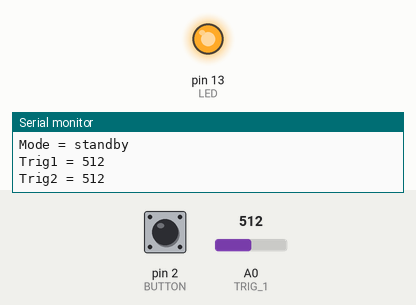
Simulated run of this sketch. Board: Arduino Uno, built with avr-gcc and run on an emulated ATmega328P. Shown: output pins drawn as LEDs (lit = HIGH), the last lines printed to the serial monitor. The test bench sets the inputs (shaded band); at power-on: pin 2 (BUTTON) LOW, A0 (TRIG_1) = 512.

Above: at 0.1 s.
At 1.1 s:
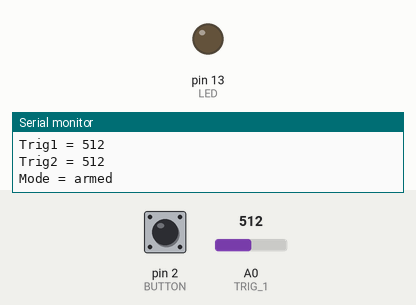
Timing chart, 0 to 2.6 s (numbered marks = the images above):
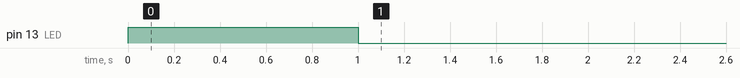

Measured:
- by itself, pin 13 (LED): LOW → HIGH at 0.00 s, → LOW 1.0 s later

The sketch:

VelocityTest.ino
```cpp
// Pin numbers
// Inputs
#define BUTTON 2 // #define works as shown, there is no = or ; in it.
#define TRIG_1 A0
#define TRIG_2 A1
// Outputs
#define LED 13
#define IR1 7
#define IR2 8
#define CAM 10


// Constants
#define TRIG_HIGH 400

#define DIST_BET_TRIG 0 // Distance between trig1 and trig2 in ft
#define DIST_TARGET 0   // Distance between end of muzzle to target in ft
#define DIST_TRIG1 0    // Distance between muzzle and trig1 in ft

void setup() {
  Serial.begin(9600);

  // Inputs
  pinMode(BUTTON,INPUT);
  pinMode(TRIG_1,INPUT);
  pinMode(TRIG_2,INPUT);

  // Outputs
  pinMode(LED,OUTPUT);
  }

void loop() {

  int trig1 = 0;
  int trig2 = 0;

  bool armed = false;

  while(armed == false)
  {
    digitalWrite(LED,1); // keep led on while not armed

    if (digitalRead(BUTTON)== 1)
    {
      armed = true;
    }
    else
    {
      trig1 = analogRead(TRIG_1);
      trig2 = analogRead(TRIG_2);
      Serial.println("Mode = standby");
      Serial.print("Trig1 = ");
      Serial.println(trig1);
      Serial.print("Trig2 = ");
      Serial.println(trig2);
      Serial.println();
      delay(1000); // Wait a second before next reading
    }
  // Initalize calculation variables
  float distTriggers = DIST_BET_TRIG; // Distance between trig1 and trig2 in ft
  float distTarget = DIST_TARGET;   // Distance between end of muzzle to target in ft
  float distTrig1 = DIST_TRIG1;    // Distance between muzzle and trig1 in ft

  float velocity = 0;     // Velocity of the bullet

  unsigned long timeBetTrig = 0; // Time between triggers in microseconds
  unsigned long timeToTarget = 0; // Time from trig2 till the bullet hits the target

  Serial.println("Mode = armed");

  // Run calculations
  digitalWrite(LED,0);  // Ready to fire.

  while(analogRead(TRIG_1) > TRIG_HIGH) // Wait for bullet to pass by trig1
    {
      timeBetTrig = 0;
    }
  // Trig 1 was triggered

  while(analogRead(TRIG_2) > TRIG_HIGH) // Wait for bullet to pass trig2
    {
      delayMicroseconds(1); // Wait 1 microsecond
      timeBetTrig++; // 1 microsecond passed
    }
  // Trig 2 was triggered

  Serial.print("Time between triggers: ");
  Serial.println(timeBetTrig);

  velocity = calcVelocity(distTriggers,timeBetTrig); // Calculate velocity of bullet

  Serial.print("Velocity: ");
  Serial.println(velocity);

  timeToTarget = calcTTT(velocity, distTriggers, distTrig1, distTarget); // Calculate the time left till the bullet hits the target in microseconds

  Serial.print("Time to target: ");
  Serial.println(timeToTarget);

  }
}


float calcVelocity(float distance,unsigned long timeMicro) // takes a distance in feet and the time in microseconds to calculate the velocity in ft/sec
  {
    float timeSec = (float)timeMicro * (float)pow(10,-6);
    float velocity = distance / timeSec;
    return velocity;
  }

unsigned long calcTTT(float velocity, float distTriggers, float distTrig1, float distTarget) // Takes velocity in ft/sec, distance between triggers in ft, and distance between the muzzle to the target in ft,
                                                                           // and calculates the time left till impact in microseconds
  {
    float distLeft = distTarget - (distTriggers + distTrig1);
    float timeSec =  distLeft / velocity;
    unsigned long timeToTarget = (unsigned long)timeSec * (unsigned long)pow(10,6);
    return timeToTarget;
  }
```
